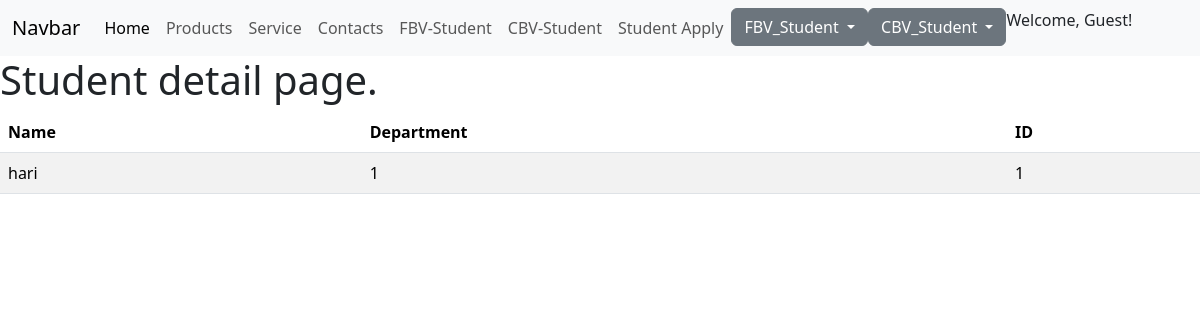
The app's page /1/detail with its own data.
### CSE/models.py (models this page shows, shortened)
class Employee(models.Model):
    emp_name = models.CharField(max_length=50)
    emp_number = models.IntegerField()

### CSE/views.py (the view)
# urls.py: path('<pk>/detail', EmployeeDetail.as_view(), name='detail'),
class EmployeeDetail(DetailView):
    model = Employee
    template_name = 'CBV1/detail.html'

### templates/CBV1/detail.html
{% extends 'basic.html' %}
{% block content %}
<h1>Student detail page.</h1>
<table class="table table-striped">
    <thead class="thead-dark">
      <tr>
        <th scope="col">Name</th>
        <th scope="col">Department</th>
        <th scope="col">ID</th>
      </tr>
    </thead>
    <tbody>
      <tr>
        <td>{{object.emp_name}}</td>
        <td>{{object.emp_number}}</td>
        <td>{{object.id}}</td>
      </tr>
    </tbody>
  </table>
{% endblock %}

### records on screen
Employee: emp_name "hari", emp_number "1", id "1"
